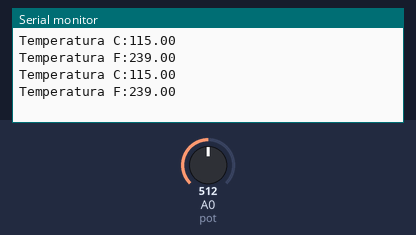
The sketch below on a simulated Arduino Uno, built with avr-gcc and run on an emulated ATmega328P. On the bench: the last lines printed to the serial monitor. The test bench sets the inputs (shaded band); at power-on: A0 (pot) = 512.

Above: at 1.8 s.
1.9 s: A0 (pot) set to 716
At 2.6 s:
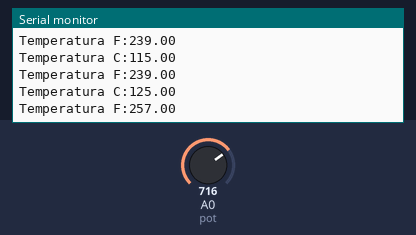
3.4 s: A0 (pot) set to 511
At 4.8 s:
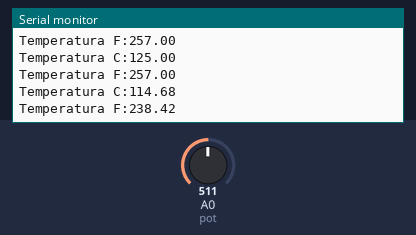
Timing chart, 0 to 6.4 s (numbered marks = the images above; inputs shaded):
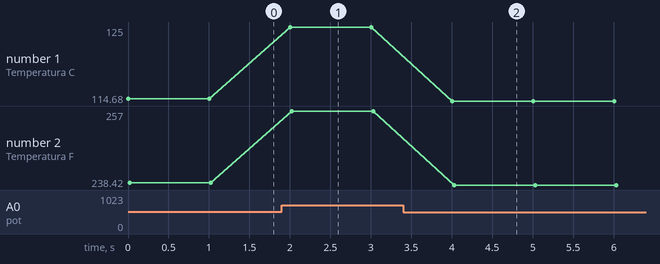

The sketch:

calibragem_sensor.ino
```cpp
int potMin = 1023; // = d min
int potMax = 0; // = d max

void setup() {

  Serial.begin(9600);
  analogReference(EXTERNAL);

}

void loop() {

  int pot = analogRead(A0); // sample pot
  Serial.print("Temperatura C:");
  Serial.println(Tmap(pot));
  Serial.print("Temperatura F:");
  Serial.println(celciusToFarenheit(Tmap(pot)));
  delay(1000);

}

float celciusToFarenheit(float c){
  float f = ((c * 9/5) + 32);
  return f;
}

float Tmap(int d) {
  float v = 3.3 * d / 1024.;
  if (v < 0.1)
    return -40.;
  else if (v <= 1.75)
    return 100. * v - 50.;
  else
    return 125.; // T u = 125◦ C
}
```

Measured:
- after the input at 1.9 s, the serial monitor: prints a new line after 0.10 s (image 1)
- after the input at 3.4 s, the serial monitor: prints a new line after 0.61 s (image 2)
- plotted number 1: 115 → 125 after the input at 1.9 s, 125 → 114.68 after the input at 3.4 s
- plotted number 2: 239 → 257 after the input at 1.9 s, 257 → 238.42 after the input at 3.4 s
